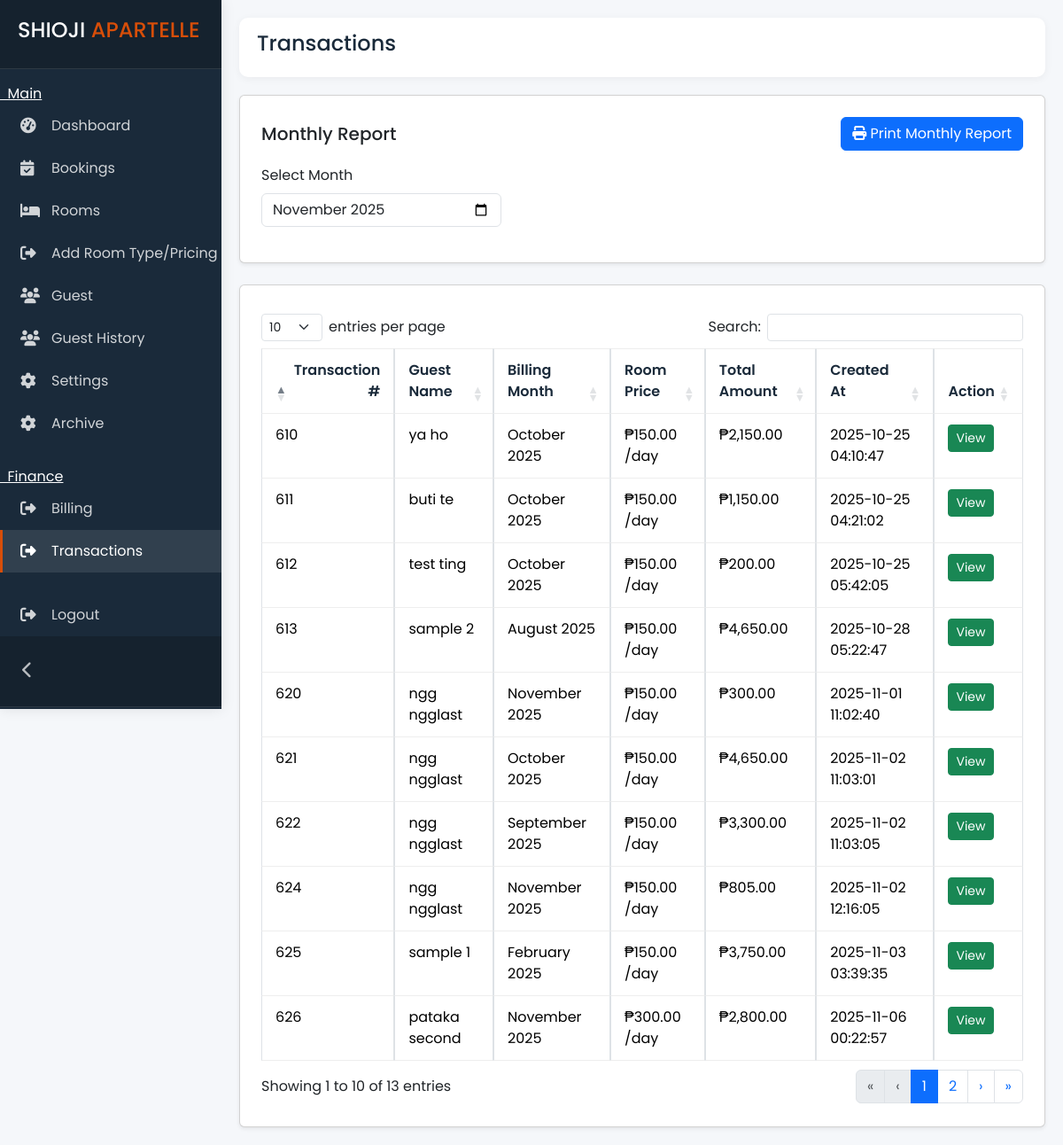
The page /admin/invoice.php (signed in) on the database its author committed.
### tables this page shows
CREATE TABLE `transactions` (
  `transaction_id` int(11) NOT NULL,
  `guest_id` int(11) NOT NULL,
  `room_id` int(11) NOT NULL,
  `room_type_id` int(5) NOT NULL,
  `bill_month` varchar(7) NOT NULL,
  `days_rendered` int(11) DEFAULT NULL,
  `description` varchar(200) NOT NULL,
  `room_charge` double(10,2) NOT NULL,
  `total_amount` decimal(10,2) NOT NULL,
  `checkin_time` time NOT NULL,
  `checkout` date NOT NULL,
  `checkout_time` time NOT NULL,
  `bill` varchar(10) NOT NULL,
  `is_paid` varchar(200) NOT NULL,
  `transaction_date` datetime NOT NULL DEFAULT current_timestamp()
);

CREATE TABLE `room_types` (
  `room_type_id` int(11) NOT NULL,
  `type` varchar(200) NOT NULL,
  `price` double(10,2) NOT NULL DEFAULT 0.00,
  `created_at` timestamp NOT NULL DEFAULT current_timestamp(),
  `archive` enum('yes','no') NOT NULL DEFAULT 'no'
);

### admin/invoice.php (the view, shortened to what this page needs)
<?php
include '../connect.php';
?>
<!DOCTYPE html>
<html>
<?php include 'head.php'; ?>
<body>
    <?php include 'sidebar.php'; ?>
    <div class="main-content">
        <div class="topbar">
            <h4>Transactions</h4>
        </div>
        <div class="row mb-4">
            <div class="col-md-12">
                <div class="card shadow-sm p-4">
                    <div class="row align-items-center">
                        <div class="col-md-6">
                            <h5 class="mb-0">Monthly Report</h5>
                        </div>
                        <div class="col-md-6 text-end">
                            <button type="button" class="btn btn-primary" id="printTransactions">
                                <i class="fas fa-print"></i> Print Monthly Report
                            </button>
                        </div>
                    </div>
                    <div class="row mt-3">
                        <div class="col-md-4">
                            <div class="mb-3">
                                <label for="report_month" class="form-label">Select Month</label>
                                <input type="month" class="form-control" id="report_month" name="report_month"
                                    value="<?php echo date('Y-m'); ?>">
                            </div>
                        </div>
                    </div>
                </div>
            </div>
        </div>
        <div class="room-content">
            <div class="card shadow-sm p-4">
                <table id="myTable" class="table table-bordered">
                    <thead>
                        <tr>
                            <th>Transaction #</th>
                            <th>Guest Name</th>
                            <th>Billing Month</th>
                            <th>Room Price</th>
                            <th>Total Amount</th>
                            <th>Created At</th>
                            <th>Action</th>
                        </tr>
                    </thead>
                    <tbody>
                        <?php
                        $sql = "SELECT
                            t.transaction_id,
                            CONCAT(g.first_name, ' ', g.last_name) AS full_name,
                            r.room_id,
                            rt.type AS room_type,
                            rt.price AS room_price,
                            t.bill_month,
                            t.description,
                            t.room_charge,
                            t.total_amount,
                            t.transaction_date
                        FROM transactions t
                        LEFT JOIN guests g ON g.guest_id = t.guest_id
                        LEFT JOIN rooms r ON r.room_id = t.room_id
                        LEFT JOIN room_types rt ON t.room_type_id = rt.room_type_id
                        ORDER BY t.transaction_date DESC";
                        $result = $conn->query($sql);
                        while ($row = $result->fetch_assoc()) {
                            $billMonth = DateTime::createFromFormat('Y-m', $row['bill_month']);
                            $additional_sql = "SELECT
                                ac.description,
                                ac.amount,
                                ac.date
                            FROM additional_charge ac
                            WHERE ac.transaction_id = ?";
                            $stmt = $conn->prepare($additional_sql);
                            $stmt->bind_param("i", $row['transaction_id']);
                            $stmt->execute();
                            $additional_result = $stmt->get_result();
                            $additional_charges = [];
                            while ($additional = $additional_result->fetch_assoc()) {
                                $additional_charges[] = $additional;
                            }
                            echo "<tr>";
                            echo "<td class='text-start'>" . htmlspecialchars($row['transaction_id'] ?? '') . "</td>";
                            echo "<td>" . htmlspecialchars($row['full_name'] ?? '') . "</td>";
                            echo "<td>" . ($billMonth ? $billMonth->format('F Y') : htmlspecialchars($row['bill_month'] ?? '')) . "</td>";
                            echo "<td>₱" . number_format($row['room_price'] ?? 0, 2) . " /day</td>";
                            echo "<td>₱" . number_format($row['total_amount'] ?? 0, 2) . "</td>";
                            echo "<td>" . (!empty($row['transaction_date']) ? htmlspecialchars($row['transaction_date']) : '—') . "</td>";
                            echo '<td><button
                                class="btn btn-success btn-sm view-transaction"
                                data-bs-toggle="modal"
                                data-bs-target="#addRoomModal"
                                data-transaction-id="' . htmlspecialchars($row['transaction_id'] ?? '') . '"
                                data-room-id="' . htmlspecialchars($row['room_id'] ?? '') . '"
                                data-room-type="' . htmlspecialchars($row['room_type'] ?? 'N/A') . '"
                                data-room-price="' . htmlspecialchars($row['room_price'] ?? '0.00') . '"
                                data-bill-month="' . htmlspecialchars($row['bill_month'] ?? '') . '"
                                data-description="' . htmlspecialchars($row['description'] ?? '') . '"
                                data-room-charge="' . htmlspecialchars($row['room_charge'] ?? '0.00') . '"
                                data-total-amount="' . htmlspecialchars($row['total_amount'] ?? '0.00') . '"
                                data-created="' . htmlspecialchars($row['transaction_date'] ?? '') . '"
                                data-additional-charges=\'' . json_encode($additional_charges) . '\'
                            >View</button></td>';
                            echo "</tr>";
                        }
                        ?>
                    </tbody>
                </table>
            </div>
        </div>
    </div>
</body>
</html>

### admin/style.css (style rules this page uses)
:root { --primary: #2a5d8a; --secondary: #e9b44c; --accent: #d74e09; --light: #f8f9fa; --dark: #1a2a3a; --gray: #6c757d; --sidebar-width: 250px; --sidebar-collapsed-width: 70px; --success: #4cc9f0; --danger: #e63946; --warning: #fca311; --border: #e0e0e0; --card-shadow: 0 4px 6px rgba(0, 0, 0, 0.05); --transition: all 0.3s ease; }
* { margin: 0; padding: 0; box-sizing: border-box; }
body { font-family: "Poppins", sans-serif; background-color: #f5f7fa; color: var(--dark); overflow-x: hidden; transition: all 0.3s; }
.main-content { margin-left: var(--sidebar-width); padding: 20px; transition: all 0.3s; min-height: 100vh; }
.topbar { display: flex; justify-content: space-between; align-items: center; padding: 15px 20px; background: white; border-radius: 10px; box-shadow: 0 2px 10px rgba(0, 0, 0, 0.05); margin-bottom: 20px; }
.table { border-collapse: separate; border-spacing: 0; }
.table th { background: var(--light); padding: 12px 15px; font-weight: 600; color: var(--dark); border-top: 1px solid #eee; }
.table td { padding: 12px 15px; border-top: 1px solid #eee; }
.table tr:last-child td { border-bottom: 1px solid #eee; }

### rows shown on the page
transactions: transaction_id "626", full_name "pataka second", bill_month "November 2025", room_type.price "300.00", total_amount "2,800.00", transaction_date "2025-11-06 00:22:57"
transactions: transaction_id "625", full_name "sample 1", bill_month "February 2025", room_type.price "150.00", total_amount "3,750.00", transaction_date "2025-11-03 03:39:35"
transactions: transaction_id "624", full_name "ngg ngglast", bill_month "November 2025", room_type.price "150.00", total_amount "805.00", transaction_date "2025-11-02 12:16:05"
transactions: transaction_id "622", full_name "ngg ngglast", bill_month "September 2025", room_type.price "150.00", total_amount "3,300.00", transaction_date "2025-11-02 11:03:05"
transactions: transaction_id "621", full_name "ngg ngglast", bill_month "October 2025", room_type.price "150.00", total_amount "4,650.00", transaction_date "2025-11-02 11:03:01"
transactions: transaction_id "620", full_name "ngg ngglast", bill_month "November 2025", room_type.price "150.00", total_amount "300.00", transaction_date "2025-11-01 11:02:40"
transactions: transaction_id "613", full_name "sample 2", bill_month "August 2025", room_type.price "150.00", total_amount "4,650.00", transaction_date "2025-10-28 05:22:47"
transactions: transaction_id "612", full_name "test ting", bill_month "October 2025", room_type.price "150.00", total_amount "200.00", transaction_date "2025-10-25 05:42:05"
transactions: transaction_id "611", full_name "buti te", bill_month "October 2025", room_type.price "150.00", total_amount "1,150.00", transaction_date "2025-10-25 04:21:02"
transactions: transaction_id "610", full_name "ya ho", bill_month "October 2025", room_type.price "150.00", total_amount "2,150.00", transaction_date "2025-10-25 04:10:47"
